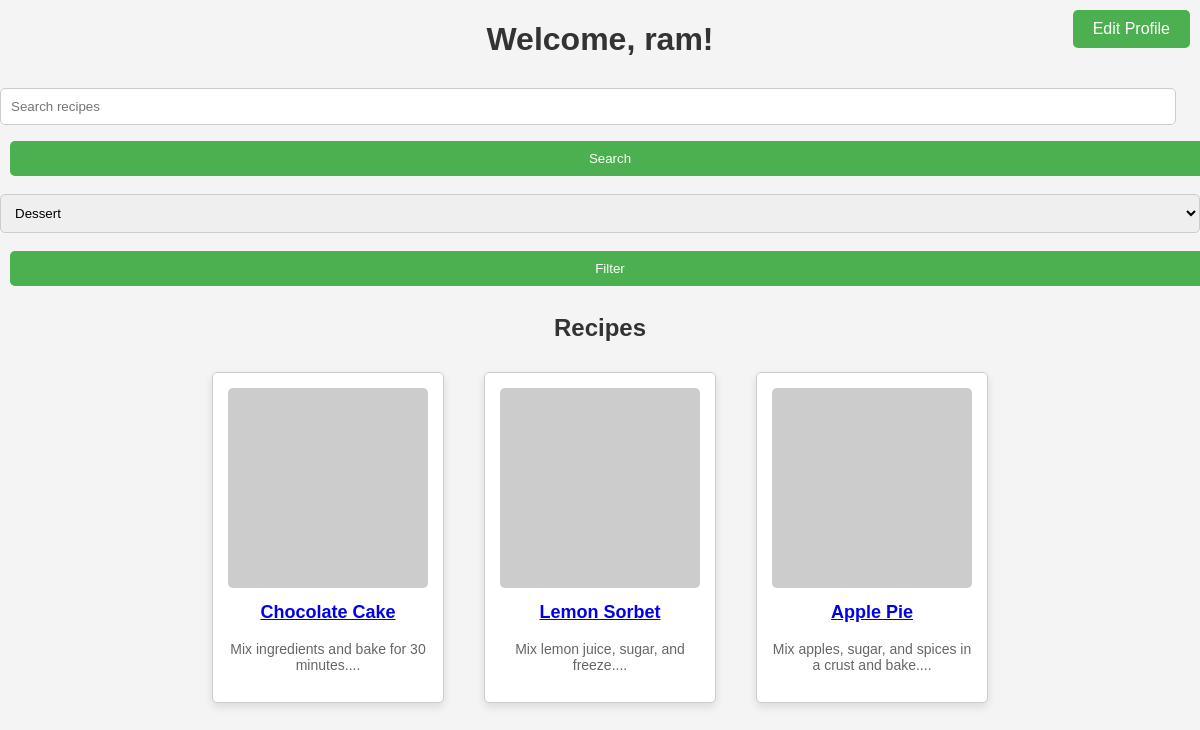
The page /recipe_list.php?category=Dessert (signed in) on the database its author committed.
### tables this page shows
CREATE TABLE `recipes` (
  `id` int(11) NOT NULL,
  `user_id` int(11) NOT NULL,
  `title` varchar(255) NOT NULL,
  `ingredients` text NOT NULL,
  `instructions` text NOT NULL,
  `image` varchar(255) DEFAULT NULL,
  `category` varchar(50) DEFAULT NULL,
  `created_at` timestamp NOT NULL DEFAULT current_timestamp()
);

### recipe_list.php (the view, shortened to what this page needs)
<?php
require 'db.php';
$search_term = isset($_GET['search']) ? $_GET['search'] : '';
$category_filter = isset($_GET['category']) ? $_GET['category'] : '';
$query = "SELECT * FROM recipes WHERE title LIKE ? ";
$params = ["%$search_term%"];
if ($category_filter) {
    $query .= " AND category = ? ";
    $params[] = $category_filter;
}
$stmt = $connection->prepare($query);
if ($stmt) {
    $stmt->bind_param(str_repeat("s", count($params)), ...$params);
    $stmt->execute();
    $result = $stmt->get_result();
} else {
    $result = null;
}
?>
<!DOCTYPE html>
<html lang="en">
<head>
    <link rel="stylesheet" href="styles.css">
</head>
<body>
    <a href="edit_profile.php">
        <button class="edit-profile-btn">Edit Profile</button>
    </a>
    <h1>Welcome, <?php echo isset($_SESSION['user']) ? $_SESSION['user'] : 'Guest'; ?>!</h1>
    <form method="get" action="">
        <input type="text" name="search" placeholder="Search recipes" value="<?php echo htmlspecialchars($search_term); ?>">
        <button type="submit">Search</button>
    </form>
    <form method="get" action="">
        <select name="category">
            <option value="Dessert" <?php echo $category_filter === 'Dessert' ? 'selected' : ''; ?>>Dessert</option>
        </select>
        <button type="submit">Filter</button>
    </form>
    <h2>Recipes</h2>
    <?php if ($result && $result->num_rows > 0): ?>
        <div class="recipes">
            <?php while ($recipe = $result->fetch_assoc()): ?>
                <div class="recipe-card">
                    <img src="<?php echo $recipe['image']; ?>" alt="<?php echo $recipe['title']; ?>">
                    <h3><a href="recipe.php?id=<?php echo $recipe['id']; ?>"><?php echo $recipe['title']; ?></a></h3>
                    <p><?php echo substr($recipe['instructions'], 0, 100); ?>...</p>
                </div>
            <?php endwhile; ?>
        </div>
    <?php else: ?>
        <p>No recipes found. Please try again with different search criteria.</p>
    <?php endif; ?>
</body>
</html>

### styles.css (style rules this page uses)
body { font-family: Arial, sans-serif; margin: 0; padding: 0; background-color: #f4f4f4; }
h2 { text-align: center; color: #333; }
form input { width: 100%; padding: 12px; margin: 8px 0; border-radius: 5px; border: 1px solid #ccc; box-sizing: border-box; }
form button { width: 100%; padding: 12px; background-color: #4CAF50; color: white; border: none; border-radius: 5px; cursor: pointer; }
.recipes { display: grid; grid-template-columns: repeat(auto-fill, minmax(250px, 1fr)); gap: 20px; margin-top: 20px; }
.recipe-card { background-color: white; border-radius: 8px; padding: 15px; box-shadow: 0 4px 8px rgba(0, 0, 0, 0.1); text-align: center; }
.recipe-card img { width: 100%; height: auto; border-radius: 8px; }
.recipe-card h3 { margin-top: 10px; font-size: 1.2em; }
.recipe-card p { color: #666; font-size: 0.9em; margin-top: 10px; }
form input[type="text"], form select { width: calc(100% - 24px); padding: 10px; margin: 8px 0; border-radius: 5px; border: 1px solid #ccc; box-sizing: border-box; }
form button { width: auto; padding: 8px 16px; margin: 8px 10px; text-align: center; }

### recipe_list.php (style rules this page uses)
.edit-profile-btn { position: absolute; top: 10px; right: 10px; padding: 10px 20px; background-color: #4CAF50; color: white; border: none; border-radius: 5px; font-size: 16px; cursor: pointer; }
body { font-family: Arial, sans-serif; margin: 0; padding: 0; }
h1, h2 { text-align: center; color: #333; }
.recipes { display: flex; flex-wrap: wrap; justify-content: center; }
.recipe-card { background-color: white; border: 1px solid #ccc; border-radius: 5px; margin: 10px; padding: 15px; width: 200px; box-shadow: 0 4px 8px rgba(0, 0, 0, 0.1); }
.recipe-card img { width: 100%; border-radius: 5px; }
.recipe-card h3 { font-size: 18px; text-align: center; margin-top: 10px; }
.recipe-card p { text-align: center; font-size: 14px; }
form input, form select { width: 100%; padding: 10px; margin: 10px 0; border-radius: 5px; border: 1px solid #ccc; box-sizing: border-box; }
form button { width: 100%; padding: 10px; background-color: #4CAF50; color: white; border: none; border-radius: 5px; cursor: pointer; }

### rows shown on the page
recipes: title "Chocolate Cake", instructions "Mix ingredients and bake for 30 minutes."
recipes: title "Lemon Sorbet", instructions "Mix lemon juice, sugar, and freeze."
recipes: title "Apple Pie", instructions "Mix apples, sugar, and spices in a crust and bake."

### other values the page prints
$_SESSION['user'] "ram"
